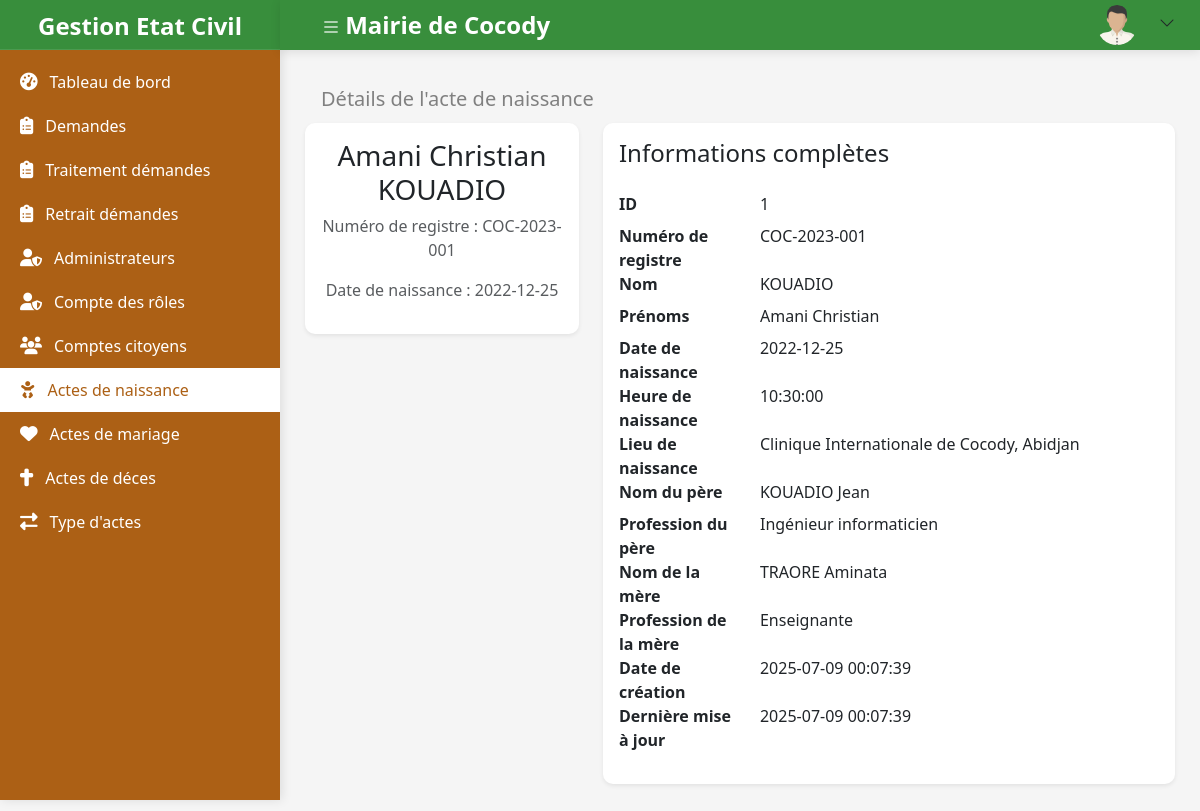
The app's page /admin/actes_naissance/details.php?id=1 (signed in) with its own data.
### tables this page shows
CREATE TABLE actes_naissance (
    id INT PRIMARY KEY AUTO_INCREMENT,
    numero_registre VARCHAR(50) NOT NULL,
    annee_registre INT NOT NULL,
    nom VARCHAR(100) NOT NULL,
    prenoms VARCHAR(100) NOT NULL,
    date_naissance_lettre VARCHAR(225)  NOT NULL,
    heure_naissance_lettre VARCHAR(100)  NOT NULL,
    date_naissance DATE  NOT NULL,
    heure_naissance TIME  NOT NULL,
    lieu_naissance VARCHAR(255) NOT NULL,
    
    nom_pere VARCHAR(100) NOT NULL,
    profession_pere VARCHAR(100),
    
    nom_mere VARCHAR(100)  NOT NULL,
    profession_mere VARCHAR(100) ,
    
    mention_mariage TEXT,
    mention_divorce TEXT,
    mention_deces TEXT,

    created_at DATETIME NOT NULL DEFAULT now(),
    updated_at DATETIME NOT NULL DEFAULT now()
);

### app/repositories/acte_naissance_repository.php (called while the page is built, shortened)
<?php
require_once dirname(dirname(__DIR__)) . DIRECTORY_SEPARATOR . 'app/models/acte_naissance_model.php';
class ActeNaissanceRepository {
    private $db;
    public function __construct($pdo) {
        $this->db = $pdo;
    }
    public function findById(int $id): ?ActeNaissanceModel {
        $stmt = $this->db->prepare("
            SELECT * FROM actes_naissance
            WHERE id = :id
            LIMIT 1
        ");
        $stmt->execute([':id' => $id]);
        $data = $stmt->fetch(PDO::FETCH_ASSOC);
        return $data ? ActeNaissanceModel::fromArray($data) : null;
    }
}

### app/models/acte_naissance_model.php (called while the page is built, shortened)
<?php
class ActeNaissanceModel {
    private ?int $id;
    private string $numeroRegistre;
    private string $nom;
    private string $prenoms;
    private string $dateNaissance;
    private string $heureNaissance;
    private string $lieuNaissance;
    private string $nomPere;
    private ?string $professionPere;
    private string $nomMere;
    private ?string $professionMere;
    private string $createdAt;
    private string $updatedAt;
    public function __construct(
        ?int $id = null,
        string $numeroRegistre = '',
        int $anneeRegistre = 0,
        string $nom = '',
        string $prenoms = '',
        string $dateNaissanceLettre = '',
        string $heureNaissanceLettre = '',
        string $dateNaissance = '',
        string $heureNaissance = '',
        string $lieuNaissance = '',
        string $nomPere = '',
        ?string $professionPere = null,
        string $nomMere = '',
        ?string $professionMere = null,
        ?string $mentionMariage = null,
        ?string $mentionDivorce = null,
        ?string $mentionDeces = null,
        string $createdAt = '',
        string $updatedAt = ''
    ) {
        $this->id = $id;
        $this->numeroRegistre = $numeroRegistre;
        $this->nom = $nom;
        $this->prenoms = $prenoms;
        $this->dateNaissance = $dateNaissance;
        $this->heureNaissance = $heureNaissance;
        $this->lieuNaissance = $lieuNaissance;
        $this->nomPere = $nomPere;
        $this->professionPere = $professionPere;
        $this->nomMere = $nomMere;
        $this->professionMere = $professionMere;
        $this->createdAt = $createdAt;
        $this->updatedAt = $updatedAt;
    }
    public function getId(): ?int { return $this->id; }
    public function getNumeroRegistre(): string { return $this->numeroRegistre; }
    public function getNom(): string { return $this->nom; }
    public function getPrenoms(): string { return $this->prenoms; }
    public function getDateNaissance(): string { return $this->dateNaissance; }
    public function getHeureNaissance(): string { return $this->heureNaissance; }
    public function getLieuNaissance(): string { return $this->lieuNaissance; }
    public function getNomPere(): string { return $this->nomPere; }
    public function getProfessionPere(): ?string { return $this->professionPere; }
    public function getNomMere(): string { return $this->nomMere; }
    public function getProfessionMere(): ?string { return $this->professionMere; }
    public function getCreatedAt(): string { return $this->createdAt; }
    public function getUpdatedAt(): string { return $this->updatedAt; }
    public function setId(?int $id): self { $this->id = $id; return $this; }
    public function setNumeroRegistre(string $numeroRegistre): self { $this->numeroRegistre = $numeroRegistre; return $this; }
    public function setAnneeRegistre(int $anneeRegistre): self { $this->anneeRegistre = $anneeRegistre; return $this; }
    public function setNom(string $nom): self { $this->nom = $nom; return $this; }
    public function setPrenoms(string $prenoms): self { $this->prenoms = $prenoms; return $this; }
    public function setDateNaissanceLettre(string $dateNaissanceLettre): self { $this->dateNaissanceLettre = $dateNaissanceLettre; return $this; }
    public function setHeureNaissanceLettre(string $heureNaissanceLettre): self { $this->heureNaissanceLettre = $heureNaissanceLettre; return $this; }
    public function setDateNaissance(string $dateNaissance): self { $this->dateNaissance = $dateNaissance; return $this; }
    public function setHeureNaissance(string $heureNaissance): self { $this->heureNaissance = $heureNaissance; return $this; }
    public function setLieuNaissance(string $lieuNaissance): self { $this->lieuNaissance = $lieuNaissance; return $this; }
    public function setNomPere(string $nomPere): self { $this->nomPere = $nomPere; return $this; }
    public function setProfessionPere(?string $professionPere): self { $this->professionPere = $professionPere; return $this; }
    public function setNomMere(string $nomMere): self { $this->nomMere = $nomMere; return $this; }
    public function setProfessionMere(?string $professionMere): self { $this->professionMere = $professionMere; return $this; }
    public function setMentionMariage(?string $mentionMariage): self { $this->mentionMariage = $mentionMariage; return $this; }
    public function setMentionDivorce(?string $mentionDivorce): self { $this->mentionDivorce = $mentionDivorce; return $this; }
    public function setMentionDeces(?string $mentionDeces): self { $this->mentionDeces = $mentionDeces; return $this; }
    public function setCreatedAt(string $createdAt): self { $this->createdAt = $createdAt; return $this; }
    public function setUpdatedAt(string $updatedAt): self { $this->updatedAt = $updatedAt; return $this; }
    public function getNomComplet(): string {
        return $this->prenoms . ' ' . $this->nom;
    }
    public static function fromArray(array $data): self {
        return (new self())
            ->setId($data['id'] ?? null)
            ->setNumeroRegistre($data['numero_registre'] ?? '')
            ->setAnneeRegistre($data['annee_registre'] ?? 0)
            ->setNom($data['nom'] ?? '')
            ->setPrenoms($data['prenoms'] ?? '')
            ->setDateNaissanceLettre($data['date_naissance_lettre'] ?? '')
            ->setHeureNaissanceLettre($data['heure_naissance_lettre'] ?? '')
            ->setDateNaissance($data['date_naissance'] ?? '')
            ->setHeureNaissance($data['heure_naissance'] ?? '')
            ->setLieuNaissance($data['lieu_naissance'] ?? '')
            ->setNomPere($data['nom_pere'] ?? '')
            ->setProfessionPere($data['profession_pere'] ?? null)
            ->setNomMere($data['nom_mere'] ?? '')
            ->setProfessionMere($data['profession_mere'] ?? null)
            ->setMentionMariage($data['mention_mariage'] ?? null)
            ->setMentionDivorce($data['mention_divorce'] ?? null)
            ->setMentionDeces($data['mention_deces'] ?? null)
            ->setCreatedAt($data['created_at'] ?? '')
            ->setUpdatedAt($data['updated_at'] ?? '');
    }
}

### admin/actes_naissance/details.php (the view, shortened to what this page needs)
<?php
require_once __DIR__ . '/../../app/config/database.php';
require_once __DIR__ . '/../../admin/content_render.php';
require_once __DIR__ . '/../../app/helpers/action_helper.php';
require_once __DIR__ . '/../../app/repositories/acte_naissance_repository.php';
$acteNaissanceRepository = new ActeNaissanceRepository($db);
$id = $_GET['id'] ?? null;
try {
    $acte = $acteNaissanceRepository->findById(intval($id));
} catch (Exception $e) {
    die('Erreur : ' . $e->getMessage());
}
?>
<?php include '../partials/header.php'; ?>
<main class="main-content">
    <?= ContentRendu::header(
        "Détails de l'acte de naissance",
        [
            ActionHelper::bntIcon('Retour', 'bi bi-arrow-left', 'list.php', 'btn-secondary'),
            ActionHelper::bntIcon('Modifier', 'bi bi-pencil-square', 'edit.php?id=' . htmlspecialchars($acte->getId()), 'btn-warning'),
        ]
    ) ?>
    <div class="row">
        <div class="col-md-4">
            <div class="card shadow-sm mb-4">
                <div class="card-body text-center">
                    <h3><?= htmlspecialchars($acte->getNomComplet()) ?></h3>
                    <p class="text-muted">Numéro de registre : <?= htmlspecialchars($acte->getNumeroRegistre()) ?></p>
                    <p class="text-muted">Date de naissance : <?= htmlspecialchars($acte->getDateNaissance()) ?></p>
                </div>
            </div>
        </div>
        <div class="col-md-8">
            <div class="card shadow-sm">
                <div class="card-body">
                    <h4 class="card-title mb-4">Informations complètes</h4>
                    <dl class="row">
                        <dt class="col-sm-3">ID</dt>
                        <dd class="col-sm-9"><?= htmlspecialchars($acte->getId()) ?></dd>
                        <dt class="col-sm-3">Numéro de registre</dt>
                        <dd class="col-sm-9"><?= htmlspecialchars($acte->getNumeroRegistre()) ?></dd>
                        <dt class="col-sm-3">Nom</dt>
                        <dd class="col-sm-9"><?= htmlspecialchars($acte->getNom()) ?></dd>
                        <dt class="col-sm-3">Prénoms</dt>
                        <dd class="col-sm-9"><?= htmlspecialchars($acte->getPrenoms()) ?></dd>
                        <dt class="col-sm-3">Date de naissance</dt>
                        <dd class="col-sm-9"><?= htmlspecialchars($acte->getDateNaissance()) ?></dd>
                        <dt class="col-sm-3">Heure de naissance</dt>
                        <dd class="col-sm-9"><?= htmlspecialchars($acte->getHeureNaissance()) ?></dd>
                        <dt class="col-sm-3">Lieu de naissance</dt>
                        <dd class="col-sm-9"><?= htmlspecialchars($acte->getLieuNaissance()) ?></dd>
                        <dt class="col-sm-3">Nom du père</dt>
                        <dd class="col-sm-9"><?= htmlspecialchars($acte->getNomPere()) ?></dd>
                        <dt class="col-sm-3">Profession du père</dt>
                        <dd class="col-sm-9"><?= htmlspecialchars($acte->getProfessionPere() ?? 'Non renseignée') ?></dd>
                        <dt class="col-sm-3">Nom de la mère</dt>
                        <dd class="col-sm-9"><?= htmlspecialchars($acte->getNomMere()) ?></dd>
                        <dt class="col-sm-3">Profession de la mère</dt>
                        <dd class="col-sm-9"><?= htmlspecialchars($acte->getProfessionMere() ?? 'Non renseignée') ?></dd>
                        <dt class="col-sm-3">Date de création</dt>
                        <dd class="col-sm-9"><?= htmlspecialchars($acte->getCreatedAt()) ?></dd>
                        <dt class="col-sm-3">Dernière mise à jour</dt>
                        <dd class="col-sm-9"><?= htmlspecialchars($acte->getUpdatedAt()) ?></dd>
                    </dl>
                </div>
            </div>
        </div>
    </div>
</main>
<?php include '../partials/footer.php'; ?>

### assets/css/admin.css (style rules this page uses)
:root { --primary-color: white; --sidebar-width: 280px; --header-height: 50px; --orange: #ac6015; --orange-clair: #FFB74D; --blanc: #FFFFFF; --vert: #4CAF50; --vert-fonce: #388E3C; --gris: #F5F5F5; }
body { display: flex; min-height: 100vh; background-color: #f5f5f5; margin: 0; padding: 0; }
.main-content { margin-left: var(--sidebar-width); margin-top: var(--header-height); padding: 25px; flex: 1; transition: margin-left 0.3s ease; }
.card { border-radius: 10px; box-shadow: 0 2px 10px rgba(0,0,0,0.05); border: none; margin-bottom: 25px; }

### records on screen
actes_naissance: $acte->getNomComplet() "Amani Christian KOUADIO", numero_registre "COC-2023-001", date_naissance "2022-12-25", id "1", nom "KOUADIO", prenoms "Amani Christian", heure_naissance "10:30:00", lieu_naissance "Clinique Internationale de Cocody, Abidjan", nom_pere "KOUADIO Jean", profession_pere "Ingénieur informaticien", nom_mere "TRAORE Aminata", profession_mere "Enseignante", created_at "2025-07-09 00:07:39", updated_at "2025-07-09 00:07:39"

### other values on screen
$nav['name'] "Tableau de bord"
$nav['name'] "Demandes"
$nav['name'] "Traitement démandes"
$nav['name'] "Retrait démandes"
$nav['name'] "Administrateurs"
$nav['name'] "Compte des rôles"
$nav['name'] "Comptes citoyens"
$nav['name'] "Actes de naissance"
$nav['name'] "Actes de mariage"
$nav['name'] "Actes de déces"
$nav['name'] "Type d'actes"
COMMUNE_NAME "Mairie de Cocody"
$title "Détails de l'acte de naissance"
